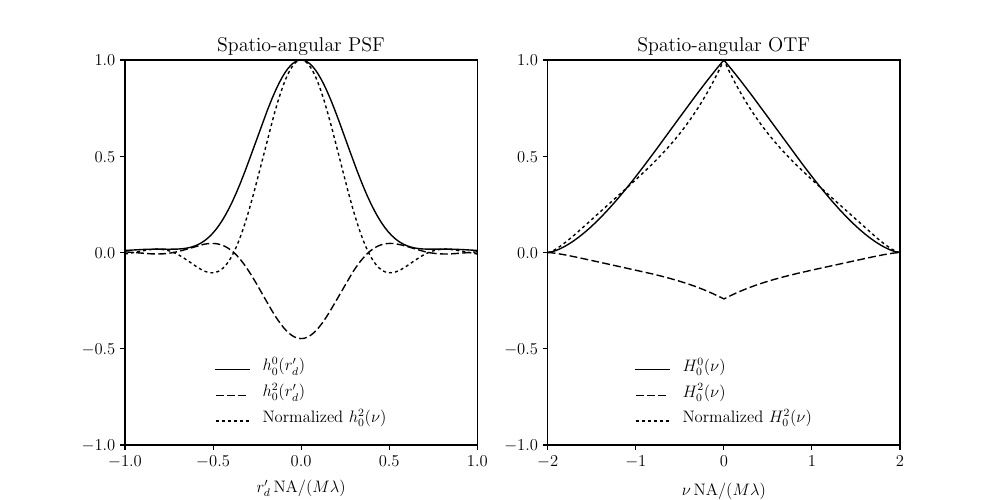

Reproduce this figure in Python.
import matplotlib.pyplot as plt
import numpy as np
from scipy import special
from scipy.fftpack import fft
import matplotlib
matplotlib.rcParams.update({'font.size': 12})

# PSFs
def a(x):
    return (special.jn(1,2*np.pi*x)/(np.pi*x))**2
def b(x, NA=0.8, n=1.33):
    return (NA/n)**2*(special.jn(2,2*np.pi*x)/(np.pi*x))**2
def psf(x, NA=0.8, n=1.33):
   return a(x) + 2*b(x, NA, n)
def psf2(x, NA=0.8, n=1.33):
   return (-a(x) + 4*b(x, NA, n))/np.sqrt(5)

# Helpers
def acos(x):
    return np.arccos(np.abs(0.5*x))
def mysqrt(x):
    return (np.abs(x)/2)*np.sqrt(1 - (np.abs(x)/2)**2)

def A(x):
    return (2/np.pi)*(acos(x) - mysqrt(x))
def B(x, NA=0.8, n=1.33):
    return ((NA**2)/(2*np.pi*(n**2)))*((1 - x**2)*acos(x) + (1 + ((x**2)/2))*mysqrt(x))

def H00(x, NA=0.8, n=1.33):
    return (A(x) + 2*B(x, NA=NA, n=n))/(1 + 0.5*(NA/n)**2)

def H20(x, NA=0.8, n=1.33):
    return (-A(x) + 4*B(x, NA=NA, n=n))/(np.sqrt(5)*(1 + 0.5*(NA/n)**2))

x = np.linspace(-1, 1, 1000)
NA = 0.8
n = 1.33
y = psf(x, NA=NA)
y2 = psf2(x, NA=NA)
y3 = psf2(x, NA=NA)*(-np.sqrt(5))
f, axs = plt.subplots(1, 2, figsize=(10,5))
#axs[0].plot(x, y0, '-', c='g', lw=1, label=r"xxx$h_0^0(r_d')$")
axs[0].plot(x, y, '-', c='k', lw=1, label=r"$h_0^0(r_d')$")
axs[0].plot(x, y2, '--', c='k',lw=1, label=r"$h_0^2(r_d')$")
axs[0].plot(x, y3, ':', c='k',lw=1, label=r"Normalized $h_0^2(\nu)$")
axs[0].set_xlim([-1, 1])
axs[0].set_ylim([-1, 1])
axs[0].set_xlabel(r"$r_d'\, \textrm{NA}/(M\lambda)$")
axs[0].set_title(r'Spatio-angular PSF')
axs[0].get_xaxis().set_ticks([-1, -0.5, 0, 0.5, 1])
axs[0].get_yaxis().set_ticks([-1, -0.5, 0, 0.5, 1])
#axs[0].get_yaxis().set_ticks([0.447])
axs[0].xaxis.labelpad = 10
axs[0].legend(frameon=False, loc=8)

x = np.linspace(-2, 2, 1000)
y = H00(x, NA=NA, n=n)
y2 = H20(x, NA=NA, n=n)#*(np.sqrt(5)*(1 + 0.5*(NA/n)**2))/(-1 + ((NA/n)**2))
y3 = H20(x, NA=NA, n=n)*(np.sqrt(5)*(1 + 0.5*(NA/n)**2))/(-1 + ((NA/n)**2))
#axs[1].plot(x, y0, '-', c='g', lw=1, label=r"xxx$h_0^0(r_d')$")
axs[1].plot(x, y, '-', c='k', lw=1, label=r"$H_0^0(\nu)$")
axs[1].plot(x, y2, '--', c='k',lw=1, label=r"$H_0^2(\nu)$")
axs[1].plot(x, y3, ':', c='k',lw=1, label=r"Normalized $H_0^2(\nu)$")
axs[1].set_xlim([-1, 1])
axs[1].set_ylim([-1, 1])
axs[1].set_xlabel(r"$\nu\, \textrm{NA}/(M\lambda)$")
axs[1].set_title(r'Spatio-angular OTF')
axs[1].get_xaxis().set_ticks([-2, -1, 0, 1, 2])
axs[1].get_yaxis().set_ticks([-1, -0.5, 0, 0.5, 1])
#axs[1].get_yaxis().set_ticks([0.447])
axs[1].xaxis.labelpad = 10
axs[1].legend(frameon=False, loc=8)

plt.savefig('psfs.pdf', dpi=800)
